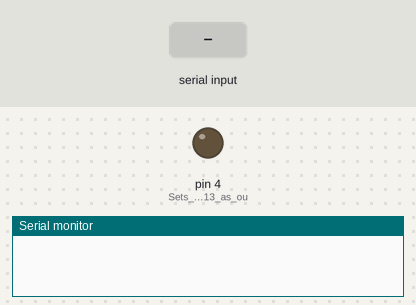
The sketch below on a simulated Arduino Uno, built with avr-gcc and run on an emulated ATmega328P. Parts: output pins drawn as LEDs (lit = HIGH), the last lines printed to the serial monitor. The inputs (shaded band) are chosen by the test bench.

Above: at 1.2 s.
1.3 s: "R" received over Serial
At 2.5 s:
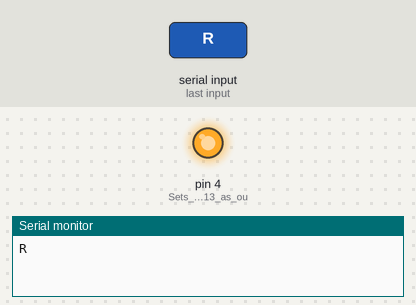
2.8 s: "L" received over Serial
At 3.8 s:
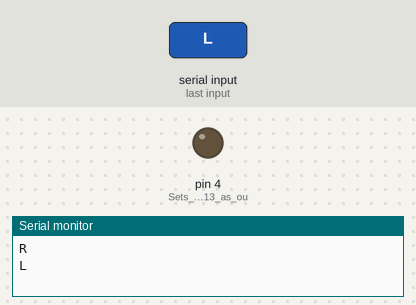
Timing chart, 0 to 5.8 s (numbered marks = the images above; inputs shaded):
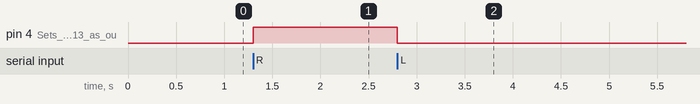

The sketch:

bluetooth.ino
```cpp
char t = 0;                //Variable for storing Incoming_value
void setup()
{
  Serial.begin(9600);         //Sets the data rate in bits per second (baud) for serial data transmission
  pinMode(4, OUTPUT);        //Sets digital pin 13 as output pin
}

void loop() {
  // put your main code here, to run repeatedly:
if (Serial.available()>0)
{
  t = Serial.read();
  Serial.println(t);
  }
if (t == 'R')
{
  digitalWrite(4,1);
}
else if (t == 'L')
{
  digitalWrite(4,0);
}

}
```

Measured:
- after the input at 1.3 s, pin 4 (Sets_digital_pin_13_as_ou): LOW → HIGH at once
- after the input at 2.8 s, pin 4 (Sets_digital_pin_13_as_ou): HIGH → LOW at once
